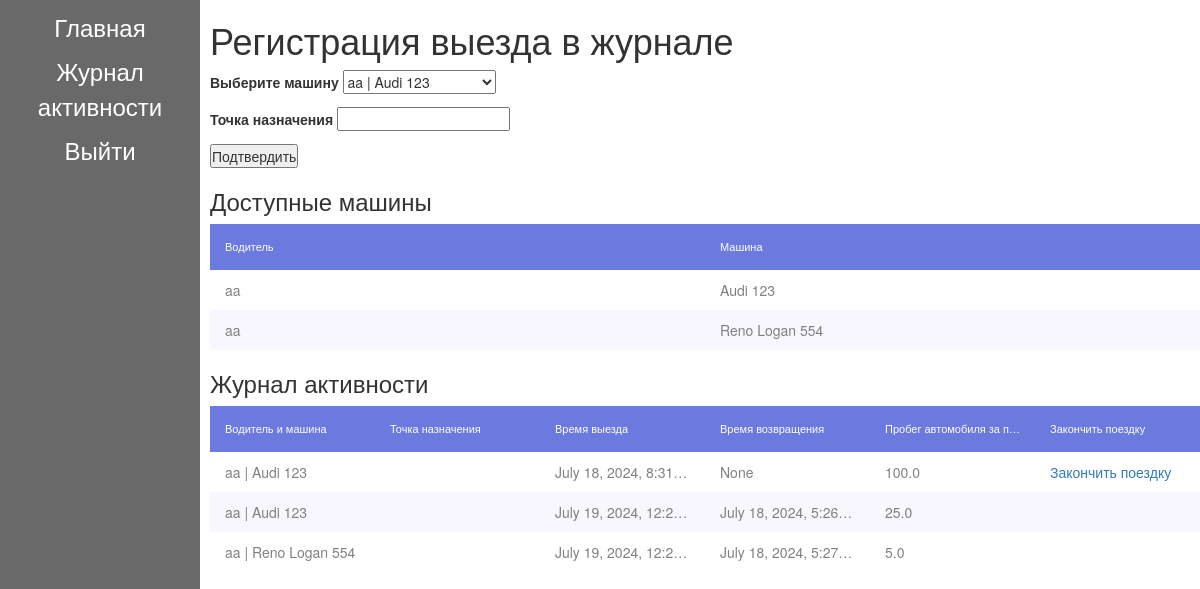
The page /activitylog/activitylog/ (signed in) on the database as committed earlier.
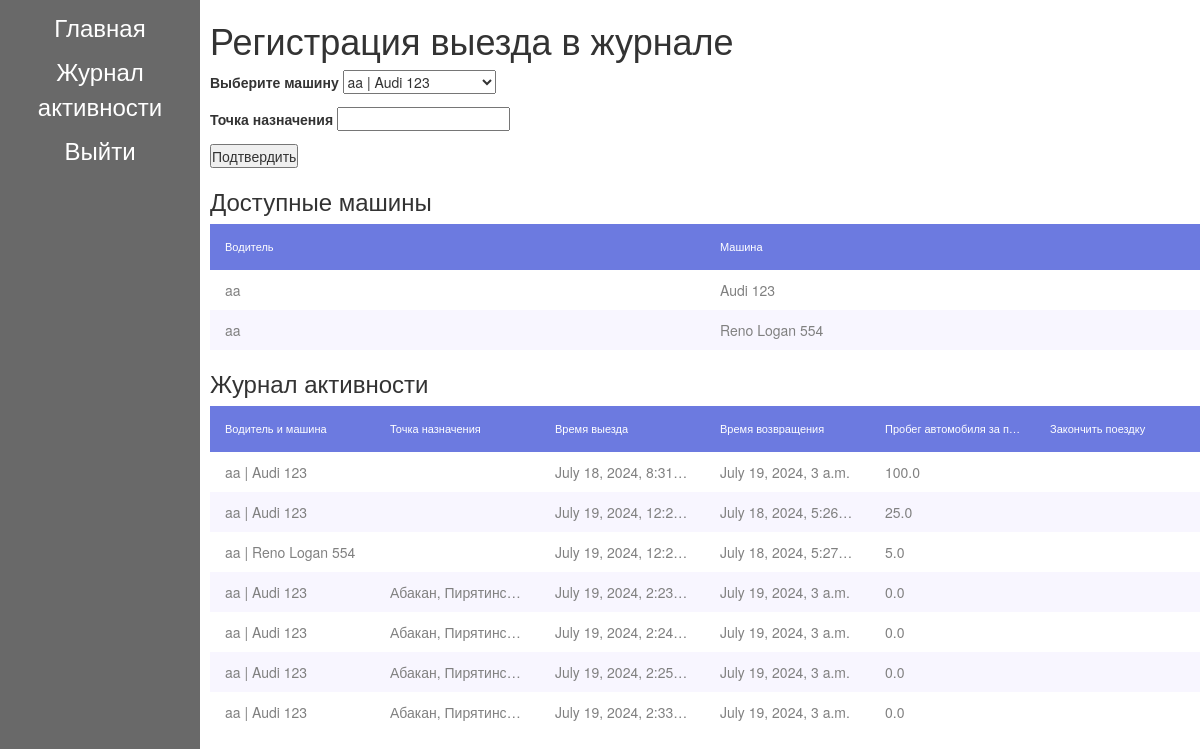
The same page on the database as committed later.
### activitylog/models.py (models this page shows, shortened)
class UserCar(models.Model):
    user = models.ForeignKey(User, on_delete=models.SET_NULL, null=True)
    car = models.ForeignKey(Car, on_delete=models.SET_NULL, null=True)
    def __str__(self):
        return self.user.login + " | " + self.car.name

class User(AbstractBaseUser, PermissionsMixin):
    login = models.CharField(max_length=200, unique=True)
    password = models.CharField(max_length=200)
    first_name = models.CharField(max_length=200)
    second_name = models.CharField(max_length=200)
    surname = models.CharField(max_length=200)
    is_active = models.BooleanField(default=True)
    is_staff = models.BooleanField(default=False)
    objects = UserManager()
    USERNAME_FIELD = 'login'
    REQUIRED_FIELDS = []

class Car(models.Model):
    name = models.CharField(max_length=200, unique=True)
    car_number = models.CharField(max_length=200, unique=True)
    all_mileage = models.FloatField(default=0.0, help_text='km.m')
    busy = models.BooleanField(default=False)

class ActivityLog(models.Model):
    user_car = models.ForeignKey(UserCar, on_delete=models.SET_NULL, null=True)
    get_time = models.DateTimeField(default=datetime.now)
    return_time = models.DateTimeField(blank=True, null=True)
    travel_target_point = models.TextField(blank=True)
    travel_mileage = models.FloatField(default=0.0, help_text='km.m')

### activitylog/views.py (the view)
# urls.py: path('activitylog/', views.activitylog_view, name='activitylog'),
def activitylog_view(request):
    users = User.objects.all()
    cars = Car.objects.all()
    activitylogs = ActivityLog.objects.all()
    users_cars = UserCar.objects.all()
    user_cars = UserCar.objects.filter(user = request.user.id)
    user_cars_id = []
    for u in user_cars:
        user_cars_id.append(u.id)
    user_logs = []
    for log in activitylogs:
        if log.user_car.id in user_cars_id:
            user_logs.append(log)
    return render(request, 'activitylog.html',
    context = {
        'activitylogs' : activitylogs,
        'userscars' : users_cars,
        'users' : users,
        'cars' : cars,
        'user_logs' : user_logs,
        'user_cars' : user_cars})

### activitylog/templates/activitylog.html (shortened to what the changed rows need)
{% extends "base_generic.html" %}
{% block content %}
{% if user.is_superuser %}
<div class="registr-form">
    <h2 >Регистрация машины на водителя:</h2>
    <form method="post" action="{% url 'user_car_registr' %}">
        {% csrf_token %}
        <p>
            <label for="id_user">Выберите водителя</label>
            <select name="user" required id="id_user">
                {% for user in users %}
                <option value="{{user.id}}">{{user.login}}</option>
                {% endfor %}
            </select>
        </p>
        <p>
            <label for="id_car">Выберите машину</label>
            <select name="car" required id="id_car">
                {% for car in cars %}
                <option value="{{car.id}}">{{car.name}}</option>
                {% endfor %}
            </select>
        </p>
        <input type="submit" value="Подтвердить">
    </form>
</div>
<div class="users_cars-info">
    <h3>Водители и машины</h3>
    <table class="grid-table users_cars-table">
      <thead>
        <tr>
          <th>Водитель</th>
          <th>Машина</th>
        </tr>
      </thead>
      {% if userscars %}
      <tbody>
        {% for usercar in userscars %}
        <tr>
          <td>{{usercar.user.login}}</td>
          <td>{{usercar.car.name}}</td>
        </tr>
        {% endfor %}
      </tbody>
      {% else %}
        <div>None usercars</div>
      {% endif %}
    </table>
</div>
<div class="logs-info">
    <h3>Журнал активности</h3>
    <table class="grid-table logs-table">
      <thead>
        <tr>
          <th>Водитель и машина</th>
          <th>Точка назначения</th>
          <th>Время выезда</th>
          <th>Время возвращения</th>
          <th>Пробег автомобиля за поездку км</th>
        </tr>
      </thead>
      {% if activitylogs %}
      <tbody>
        {% for activitylog in activitylogs %}
        <tr>
          <td>{{activitylog.user_car}}</td>
          <td>{{activitylog.travel_target_point}}</td>
          <td>{{activitylog.get_time}}</td>
          <td>{{activitylog.return_time}}</td>
          <td>{{activitylog.travel_mileage}}</td>
        </tr>
        {% endfor %}
      </tbody>
      {% else %}
        <div>None logs</div>
      {% endif %}
    </table>
</div>
{% else %}
<div class="create-log-form">
    <h1 class="main-header">Регистрация выезда в журнале</h1>
</div>
<div class="users_cars-info">
    <table class="grid-table user_cars-table">
      <thead>
        <tr>
          <th>Водитель</th>
          <th>Машина</th>
        </tr>
      </thead>
      {% if user_cars %}
      <tbody>
        {% for user_car in user_cars %}
        <tr>
          <td>{{user_car.user.login}}</td>
          <td>{{user_car.car.name}}</td>
        </tr>
        {% endfor %}
      </tbody>
      {% else %}
        <div>None usercars</div>
      {% endif %}
    </table>
</div>
<div class="logs-info">
    <table class="grid-table activitylogs-table">
      <thead>
        <tr>
          <th>Водитель и машина</th>
          <th>Точка назначения</th>
          <th>Время выезда</th>
          <th>Время возвращения</th>
          <th>Пробег автомобиля за поездку км</th>
          <th>Закончить поездку</th>
        </tr>
      </thead>
      {% if user_logs %}
      <tbody>
        {% for user_log in user_logs %}
        <tr>
          <td>{{user_log.user_car}}</td>
          <td>{{user_log.travel_target_point}}</td>
          <td>{{user_log.get_time}}</td>
          <td>{{user_log.return_time}}</td>
          <td>{{user_log.travel_mileage}}</td>
          <td>{% if user_log.return_time == None %}<a href="{% url 'user_update_activitylog' %}?id={{user_log.id}}">Закончить поездку</a> {% endif %}</td>
        </tr>
        {% endfor %}
      </tbody>
      {% else %}
        <div>None logs</div>
      {% endif %}
    </table>
</div>
{% endif %}
{% endblock %}

Rows that differ between the two databases and show on the page:
changed ActivityLog "July 18, 2024, 8:31…": return_time "None" → "July 19, 2024, 3 a.m."; no longer shows "Закончить поездку"
added ActivityLog: user_car "aa | Audi 123", travel_target_point "Абакан, Пирятинс…", get_time "July 19, 2024, 2:23…", return_time "July 19, 2024, 3 a.m.", travel_mileage "0.0"
added ActivityLog: user_car "aa | Audi 123", travel_target_point "Абакан, Пирятинс…", get_time "July 19, 2024, 2:24…", return_time "July 19, 2024, 3 a.m.", travel_mileage "0.0"
added ActivityLog: user_car "aa | Audi 123", travel_target_point "Абакан, Пирятинс…", get_time "July 19, 2024, 2:25…", return_time "July 19, 2024, 3 a.m.", travel_mileage "0.0"
added ActivityLog: user_car "aa | Audi 123", travel_target_point "Абакан, Пирятинс…", get_time "July 19, 2024, 2:33…", return_time "July 19, 2024, 3 a.m.", travel_mileage "0.0"
